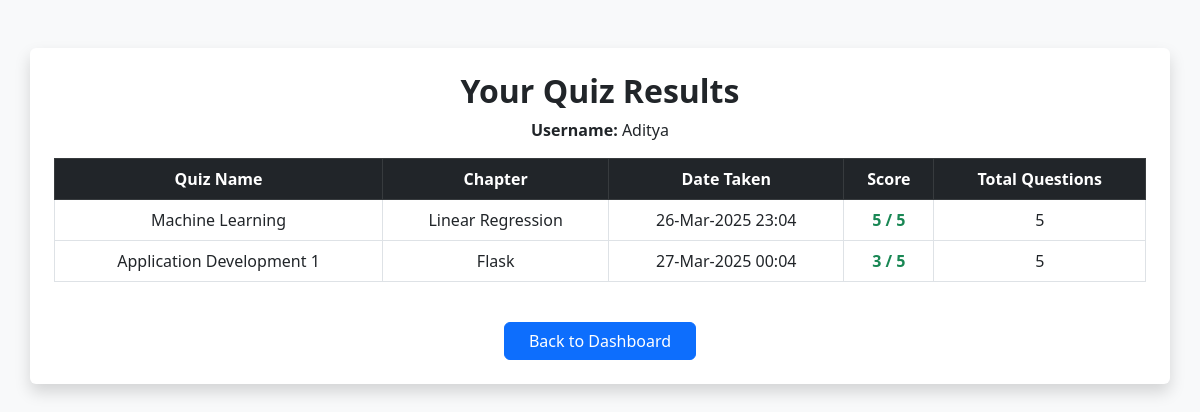
The page /view_quiz_result/2 on the database as committed earlier.
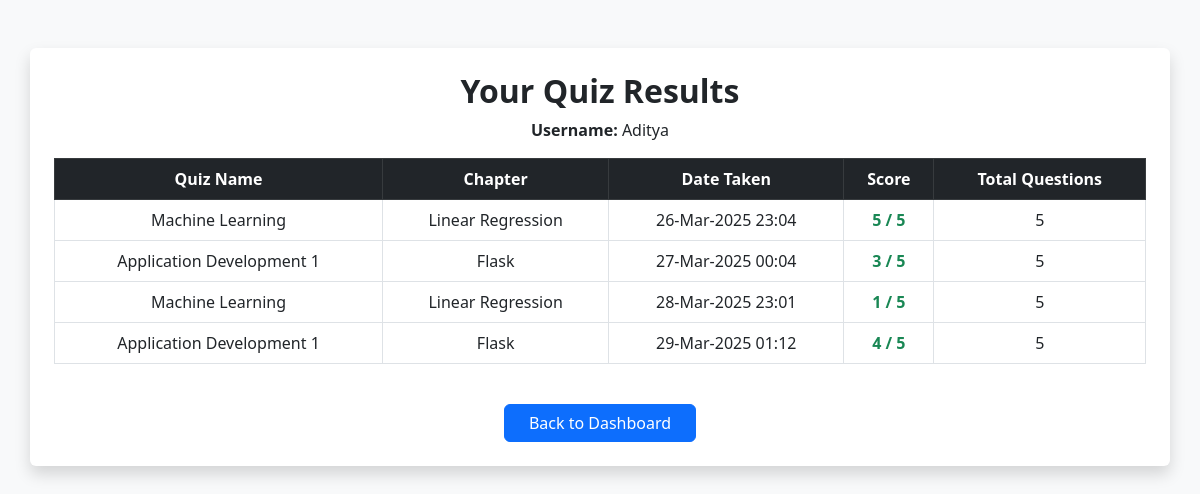
The same page on the database as committed later.
### applications/models.py (models this page shows)
class User(db.Model):
    id = db.Column(db.Integer, primary_key=True)
    username = db.Column(db.String(), unique=True, nullable=False)
    email = db.Column(db.String(), unique=True, nullable=False)
    password = db.Column(db.String(), nullable=False)
    full_name = db.Column(db.String(), nullable=False)
    qualification = db.Column(db.String(), nullable=False)
    dob = db.Column(db.Date, nullable=False)
    role = db.Column(db.String(), nullable=False, default='user')  # 'admin' or 'user'

class Score(db.Model):
    id = db.Column(db.Integer, primary_key=True)
    quiz_id = db.Column(db.Integer, db.ForeignKey('quiz.id'), nullable=False)
    user_id = db.Column(db.Integer, db.ForeignKey('user.id'), nullable=False)
    time_stamp_of_attempt = db.Column(db.DateTime, nullable=False)
    total_scored = db.Column(db.Integer, nullable=False)
    user = db.relationship('User', backref=db.backref('scores', lazy=True))
    quiz = db.relationship('Quiz', backref=db.backref('scores', lazy=True))

class Subject(db.Model):
    id = db.Column(db.Integer, primary_key=True)
    name = db.Column(db.String(), unique=True, nullable=False)
    description = db.Column(db.Text, nullable=True)

class Chapter(db.Model):
    id = db.Column(db.Integer, primary_key=True)
    name = db.Column(db.String(), nullable=False)
    description = db.Column(db.Text, nullable=True)
    num_questions = db.Column(db.Integer, nullable=False, default=0)
    subject_id = db.Column(db.Integer, db.ForeignKey('subject.id', ondelete="CASCADE"), nullable=False)
    subject = db.relationship('Subject', backref=db.backref('chapters', lazy=True, cascade="all, delete"))

### applications/controllers.py (the view)
@app.route('/view_quiz_result/<int:user_id>')
def view_quiz_result(user_id):
    user = User.query.get(user_id)
    scores = Score.query.filter_by(user_id=user_id).join(
        Quiz).join(Chapter).join(Subject).all()
    return render_template('view_quiz_result.html', this_user=user,
                           scores=scores)

### templates/view_quiz_result.html (shortened to what this page needs)
<!DOCTYPE html>
<html lang="en">
<head>
    <link href="https://cdn.jsdelivr.net/npm/bootstrap@5.3.0/dist/css/bootstrap.min.css" rel="stylesheet">
</head>
<body class="bg-light">
    <div class="container mt-5 p-4 bg-white shadow rounded">
        <h2 class="text-center fw-bold">Your Quiz Results</h2>
        <p class="text-center"><strong>Username:</strong> {{ this_user.username }}</p>
        <div class="table-responsive">
            <table class="table table-bordered table-hover text-center align-middle">
                <thead class="table-dark">
                    <tr>
                        <th>Quiz Name</th>
                        <th>Chapter</th>
                        <th>Date Taken</th>
                        <th>Score</th>
                        <th>Total Questions</th>
                    </tr>
                </thead>
                <tbody>
                    {% for score in scores %}
                    <tr>
                        <td>{{ score.quiz.chapter.subject.name }}</td>
                        <td>{{ score.quiz.chapter.name }}</td>
                        <td>{{ score.time_stamp_of_attempt.strftime('%d-%b-%Y %H:%M') }}</td>
                        <td class="fw-bold text-success">{{ score.total_scored }} / {{ score.quiz.questions|length }}</td>
                        <td>{{ score.quiz.questions|length }}</td>
                    </tr>
                    {% else %}
                    <tr>
                        <td colspan="5" class="text-center text-muted">No quiz results available.</td>
                    </tr>
                    {% endfor %}
                </tbody>
            </table>
        </div>
        <div class="text-center mt-4">
            <a href="/user_dash/{{ this_user.id }}" class="btn btn-primary px-4">Back to Dashboard</a>
        </div>
    </div>
</body>
</html>

Rows that differ between the two databases and show on the page:
added Score: quiz.chapter.subject.name "Machine Learning", quiz.chapter.name "Linear Regression", time_stamp_of_attempt "28-Mar-2025 23:01", total_scored "1", quiz.questions|length "5"
added Score: quiz.chapter.subject.name "Application Development 1", quiz.chapter.name "Flask", time_stamp_of_attempt "29-Mar-2025 01:12", total_scored "4", quiz.questions|length "5"
